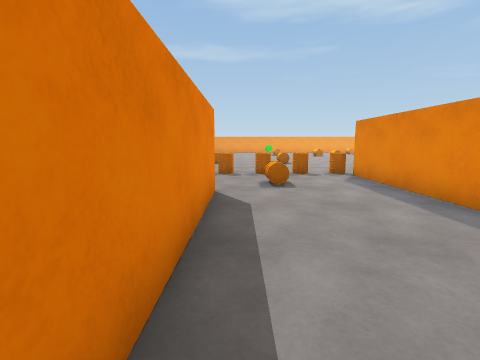
View 1 (above)

17 first-person views from a walk through a scene from a Unity 3-D project. The camera is 1.2 m above the floor, tilts 8° down and sees 85° across. The floor is counted in squares, 1 m on a side. Each view is taken from the middle of a square. On the plan, view 1 faces up. The plan holds only what a view shows up to about 12 squares ahead; the rest is blank. The place goes on beyond the plan.

View 2
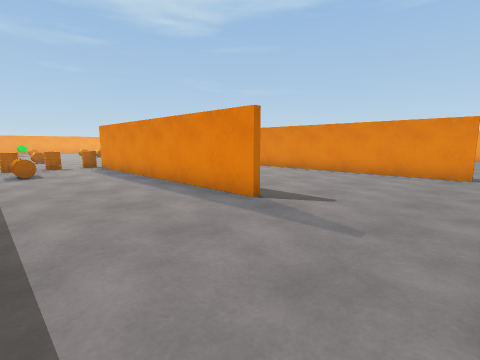

View 3
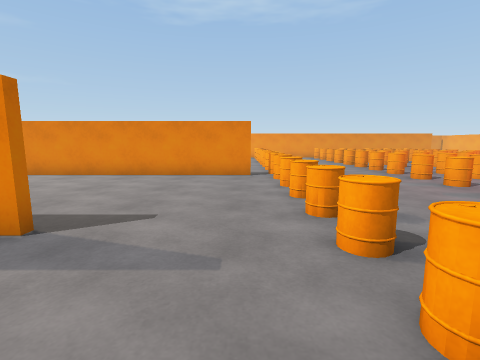

View 4
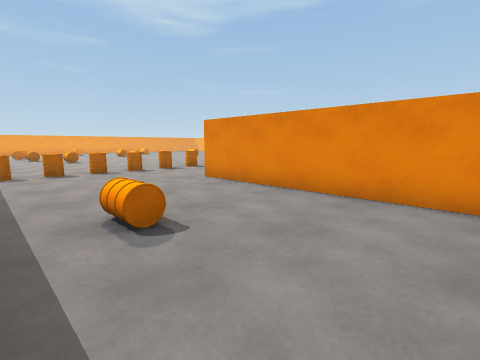

View 5
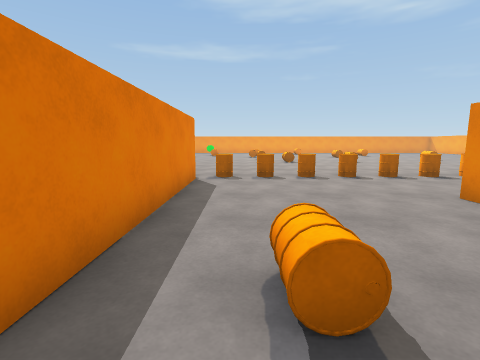

View 6
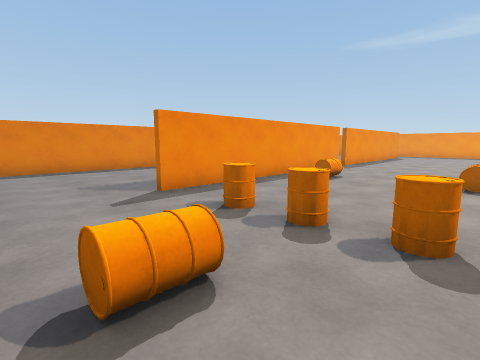

View 7
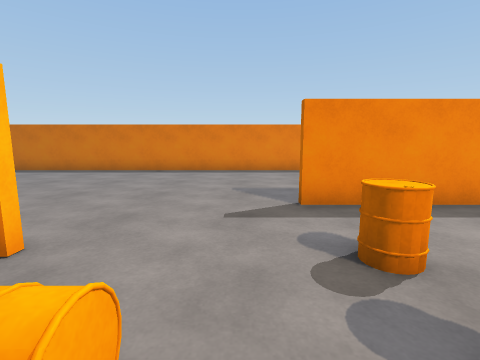

View 8
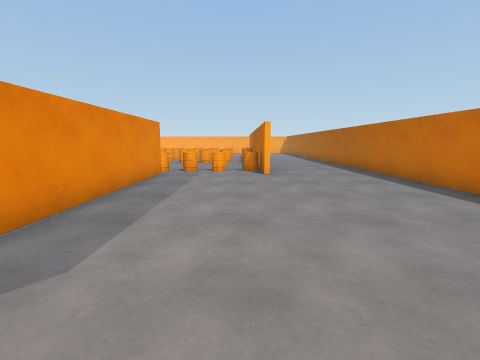

View 9
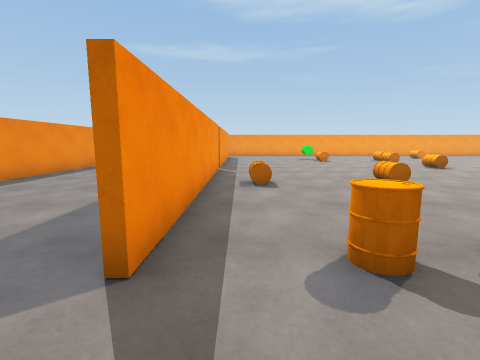

View 10
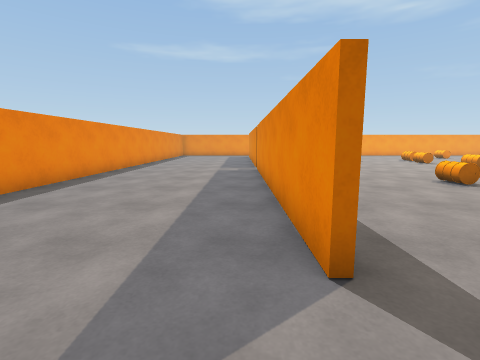

View 11
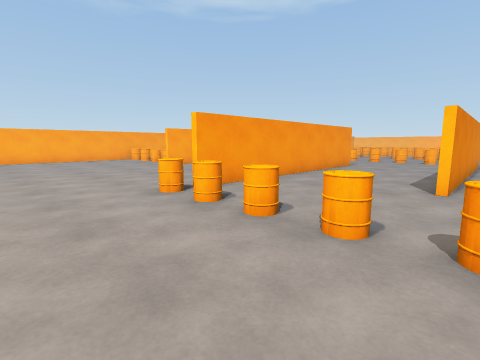

View 12
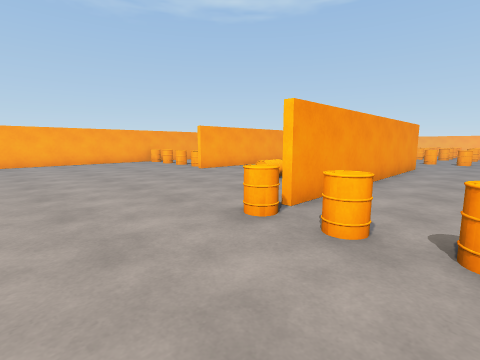

View 13
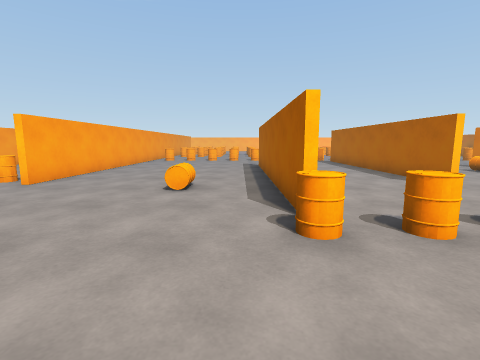

View 14
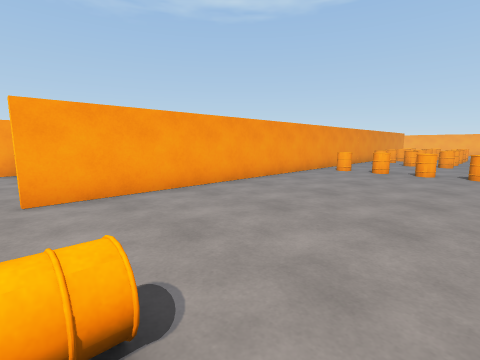

View 15
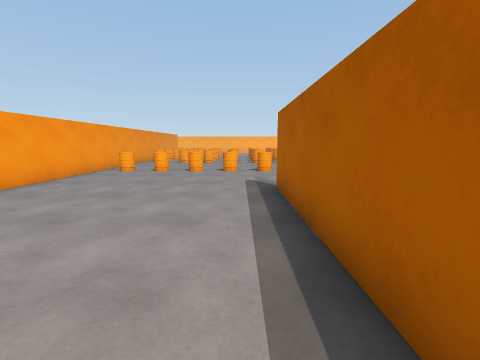

View 16
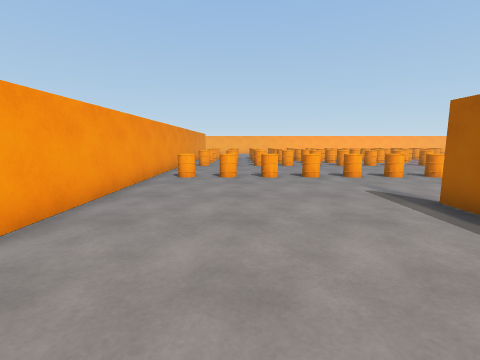

View 17
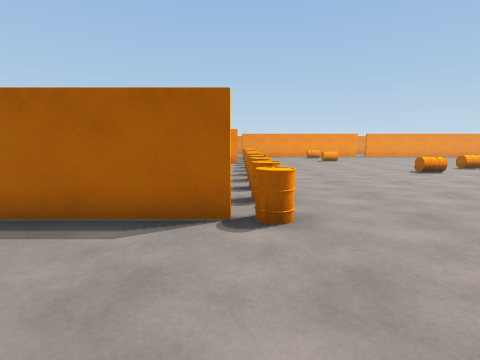

### Floor plan
Points are (right, up) in squares from view 1. A wall is a line through its corners. A room is listed if a view was taken in it or the views show most of it. See-through windows are left out.
Room 1 (views 1, 2, 3, 4, 5, 6, 7, 8, 9, 10, 11, 12, 13, 14, 15, 16, 17)
walls: (11, 6.6) (11, 1.8); (4.5, 9.4) (4.5, 2.5); (16, 9.9) (16, -0.2); (4.3, -0.2) (4.3, 9.5); (-0.6, 6.6) (-0.6, 0.5); (15.8, -0.2) (15.8, 9.9); (10.8, -3.5) (10.8, 6.6); (-3.2, 10.1) (-3.2, 19.6); (-0.9, -3.5) (-0.9, 3.8); (-3, 20.1) (-3, 10.1); (-5, -3.1) (-5, -4.9); (-9.6, 11.8) (-9.6, -5.2); (23.1, -5.5) (23.1, 6.6); (-9.6, 20.3) (-9.6, 14)
ways out: gap at (-3, 20)
objects: barrel (-4, -5); barrel (-3, -5) to (-3, -4); barrel (-2, -5) to (-2, -4); barrel (-2, 16) to (-1, 16); barrel (-1, -5) to (0, -4); barrel (-1, 10) to (0, 11); barrel (1, 8); barrel (1, 10) to (1, 11); barrel (2, -5) to (3, -4); barrel (2, 10) to (3, 11); barrel (2, 16) to (3, 16); barrel (4, -5) to (4, -4); barrel (4, 10) to (4, 11); barrel (5, -5) to (6, -4); barrel (5, 10) to (6, 11); barrel (6, 3) to (7, 3); barrel (7, -5) to (7, -4); barrel (7, 10) to (7, 11); barrel (8, -5) to (9, -4); barrel (8, 10) to (9, 11); barrel (9, 18); barrel (10, -5) to (10, -4); barrel (10, 10) to (10, 11); other object (11, -5) to (12, -4); barrel (11, 10) to (12, 11); barrel (13, -5) to (13, -4); barrel (13, 10) to (13, 11); barrel (14, -5) to (15, -4); barrel (14, 10) to (15, 11); barrel (16, -5) to (16, -4); barrel (16, 11); barrel (17, -5) to (18, -4); barrel (18, 7) to (19, 7); barrel (19, -5) to (19, -4); barrel (20, -5) to (21, -4); barrel (22, -5) to (22, -4); barrel (24, 6) to (25, 6)

Where each view was taken, in squares from view 1:
view 1: 0 up, 0 right, facing up
view 2: 4 down, 0 right, facing up-right
view 3: 3 down, 1 right, facing right
view 4: 1 down, 5 right, facing up-right
view 5: 1 up, 6 right, facing up
view 6: 7 up, 3 right, facing up-left
view 7: 9 up, 2 right, facing left
view 8: 7 up, 4 left, facing down
view 9: 8 up, 2 left, facing up
view 10: 8 up, 4 left, facing up
view 11: 14 up, 10 right, facing down-right
view 12: 14 up, 13 right, facing down-right
view 13: 14 up, 17 right, facing down
view 14: 7 up, 17 right, facing down-right
view 15: 7 up, 17 right, facing down
view 16: 5 up, 20 right, facing down
view 17: 10 up, 20 right, facing left
